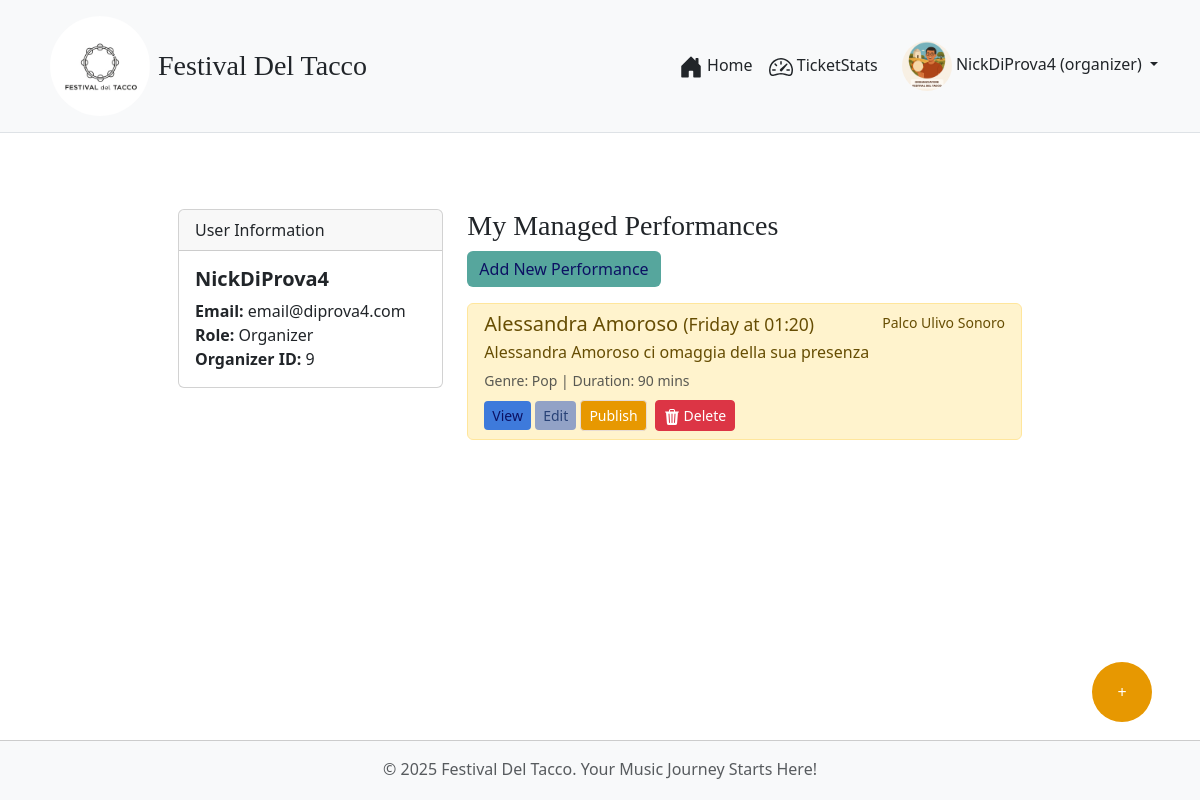
Before: /profile (signed in) with the older database file.
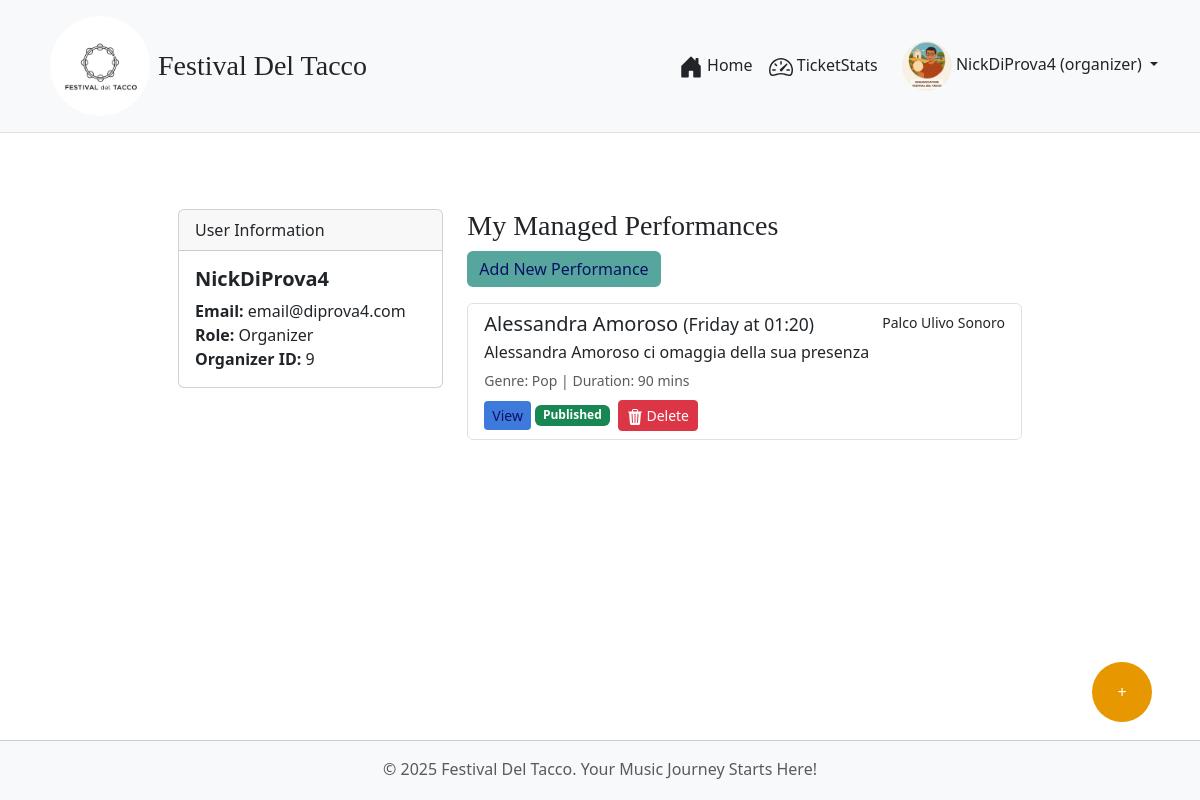
After: the same page with the newer database file.
### tables this page shows
CREATE TABLE UTENTI (
            id INTEGER PRIMARY KEY AUTOINCREMENT,
            email TEXT UNIQUE NOT NULL,
            nickname TEXT NOT NULL,
            password_hash TEXT NOT NULL,
            role TEXT NOT NULL CHECK(role IN ('participant', 'organizer'))
        );

CREATE TABLE PERFORMANCE (
            id INTEGER PRIMARY KEY AUTOINCREMENT,
            artist_name TEXT NOT NULL UNIQUE,
            day TEXT NOT NULL,
            start_time TEXT NOT NULL, -- HH:MM format
            duration_minutes INTEGER NOT NULL,
            description TEXT,
            stage_name TEXT NOT NULL,
            genre TEXT,
            image_path TEXT,
            is_published INTEGER NOT NULL DEFAULT 0, -- 0 for False, 1 for True
            organizer_id INTEGER NOT NULL,
            FOREIGN KEY (organizer_id) REFERENCES UTENTI (id)
        );

### app.py (the view)
@app.route('/profile')
@login_required
def profile():
    user_ticket = None
    organizer_all_festival_performances = [] # Per la visione completa del festival da parte dell'organizzatore
    if current_user.role == 'participant':
        user_ticket_data = db.get_ticket_by_user_id(current_user.id)
        if user_ticket_data:
            user_ticket = dict(user_ticket_data)
            user_ticket['valid_days_list'] = user_ticket['valid_days'].split(',')
            user_ticket['ticket_type_name'] = Config.TICKET_TYPES.get(user_ticket['ticket_type'], {}).get('name', 'Unknown Ticket')
    elif current_user.role == 'organizer':
        print(current_user.id)
        organizer_all_festival_performances = db.get_performances_by_organizer(organizer_id=current_user.id)
    return render_template('profile_festival.html',
                           user_ticket=user_ticket,
                           organizer_performances=organizer_all_festival_performances)

### app.py (called while the page is built)
@login_manager.user_loader
def load_user(user_id):
    user_data = db.get_user_by_id(int(user_id))
    if user_data:
        return User(id=user_data['id'], email=user_data['email'], nickname=user_data['nickname'], role=user_data['role'])
    return None

@app.context_processor
def inject_global_vars(): # prendo le variabli globali da festival_config.py, comuni a tutti i template
    user_has_ticket = False
    if current_user.is_authenticated and current_user.role == 'participant':
        if db.get_ticket_by_user_id(current_user.id):
            user_has_ticket = True
    return dict(
        FESTIVAL_DAYS=Config.FESTIVAL_DAYS,
        FESTIVAL_STAGES=Config.FESTIVAL_STAGES,
        TICKET_TYPES_CONFIG=Config.TICKET_TYPES,
        now=datetime.now().year,
        g_user_has_ticket=user_has_ticket
    )

### festival_dao.py (called while the page is built)
def get_db_connection():
    conn = sqlite3.connect(DATABASE_NAME)
    conn.row_factory = sqlite3.Row # Access columns by name
    return conn

def get_user_by_id(user_id):
    conn = get_db_connection()
    user = conn.execute("SELECT * FROM UTENTI WHERE id = ?", (user_id,)).fetchone()
    conn.close()
    return user

def get_performances_by_organizer(organizer_id, include_published=True, include_unpublished=True):
    conn = get_db_connection()
    query = "SELECT p.*, u.nickname as organizer_nickname FROM PERFORMANCE p JOIN UTENTI u ON p.organizer_id = u.id WHERE p.organizer_id = ?"
    params = [organizer_id]
    if not include_published and include_unpublished:
        query += " AND p.is_published = 0"
    elif include_published and not include_unpublished:
        query += " AND p.is_published = 1"
    elif not include_published and not include_unpublished: # Should not happen, but good to cover
        conn.close()
        return []
    query += " ORDER BY CASE p.day WHEN 'Friday' THEN 1 WHEN 'Saturday' THEN 2 WHEN 'Sunday' THEN 3 ELSE 4 END, p.start_time"
    performances = conn.execute(query, tuple(params)).fetchall()
    conn.close()
    return performances

### templates/profile_festival.html (shortened to what this page needs)
{% extends "base_festival.html" %}
{% block content %}
<div class="container mt-5">
    <div class="row">
        <div class="col-md-4">
            <div class="card">
                <div class="card-header">
                    User Information
                </div>
                <div class="card-body">
                    <h5 class="card-title">{{ current_user.nickname }}</h5>
                    <p class="card-text">
                        <strong>Email:</strong> {{ current_user.email }}<br>
                        <strong>Role:</strong> {{ current_user.role.capitalize() }}
                        {% if current_user.role == 'organizer' %}
                        <br><strong>Organizer ID:</strong> {{ current_user.id }}
                        {% endif %}
                    </p>
                </div>
            </div>
        </div>
        <div class="col-md-8">
            {% if current_user.role == 'participant' %}
            <h3 style="font-family: 'Playfair Display', serif;">My Ticket</h3>
            {% if user_ticket %}
            <div class="card bg-light mb-3">
                <div class="card-header">{{ user_ticket.ticket_type_name }}</div>
                <div class="card-body">
                    <h5 class="card-title">Valid for: {{ user_ticket.valid_days_list | join(', ') }}</h5>
                    <p class="card-text"><small class="text-muted">Purchased on: {{ user_ticket.purchase_date.split('
                            ')[0] }}</small></p>
                </div>
            </div>
            {% else %}
            <p style="font-family: 'Playfair Display', serif;">You haven't purchased a ticket yet.</p>
            <a href="{{ url_for('buy_ticket') }}" class="btn btn-success">Buy Ticket Now!</a>
            {% endif %}
            {% elif current_user.role == 'organizer' %}
            <h3 style="font-family: 'Playfair Display', serif;">My Managed Performances</h3>
            <a href="{{ url_for('manage_performance') }}" class="btn mynewperfbutton mb-3">Add New Performance</a>
            {% if organizer_performances %}
            <div class="list-group">
                {% for perf in organizer_performances %}
                <div
                    class="list-group-item list-group-item-action flex-column align-items-start {% if not perf.is_published %}list-group-item-warning{% endif %}">
                    <div class="d-flex w-100 justify-content-between">
                        <h5 class="mb-1">{{ perf.artist_name }} <small>({{ perf.day }} at {{ perf.start_time }})</small>
                        </h5>
                        <small>{{ perf.stage_name }}</small>
                    </div>
                    <p class="mb-1">{{ perf.description[:100] }}{% if perf.description|length > 100 %}...{% endif %}</p>
                    <small class="text-muted">Genre: {{ perf.genre }} | Duration: {{ perf.duration_minutes }}
                        mins</small>
                    <div class="mt-2">
                        <a href="{{ url_for('performance_detail', perf_id=perf.id) }}"
                            class="btn btn-sm myviewbutton">View</a>
                        {% if not perf.is_published %}
                        <a href="{{ url_for('manage_performance', perf_id=perf.id) }}"
                            class="btn btn-sm myeditbutton">Edit</a>
                        <form action="{{ url_for('publish_performance', perf_id=perf.id) }}" method="POST"
                            style="display: inline;">
                            <button type="submit" class="btn btn-sm mybuttoncolors">Publish</button>
                        </form>
                        {% else %}
                        <span class="badge bg-success">Published</span>
                        {% endif %}
                        {% if perf.organizer_id == current_user.id %}
                        <form action="{{ url_for('delete_performance_route', perf_id=perf.id) }}" method="POST"
                            style="display: inline;"
                            onsubmit="return confirm('Are you sure you want to delete this performance? This action cannot be undone.');">
                            <button type="submit" class="btn btn-sm btn-danger ms-1">
                                Delete
                            </button>
                        </form>
                        {% endif %}
                    </div>
                </div>
                {% endfor %}
            </div>
            {% else %}
            <p>You haven't created any performances yet.</p>
            {% endif %}
            {% endif %}
        </div>
    </div>
</div>
{% endblock %}

### templates/base_festival.html (shortened to what this page needs)
<!DOCTYPE html>
<html lang="it">
<head>
    <link href="https://cdn.jsdelivr.net/npm/bootstrap@5.3.2/dist/css/bootstrap.min.css" rel="stylesheet"
>
    <link rel="stylesheet" href="{{ url_for('static', filename='css/style_festival.css') }}">
    <link rel="stylesheet" href="https://unpkg.com/leaflet@1.9.4/dist/leaflet.css"
 />
</head>
<body>
    <nav>
        <header class="p-3 mb-3 border-bottom bg-light sticky-top">
            <div class="container">
                <div class="d-flex flex-wrap align-items-center justify-content-center justify-content-lg-start">
                    <a href="{{ url_for('home') }}"
                        class="d-flex align-items-center text-dark text-decoration-none me-lg-auto ms-2">
                        <img src="{{ url_for('static', filename='images/logo/LogoFestivalDelTacco.jpeg') }}"
                            alt="Festival del Tacco" class="img-fluid rounded-circle"
                            style="height: 100px; width: 100px; object-fit: cover;" loading="lazy">
                        <span class="fs-3 ms-2" style="font-family: 'Playfair Display', serif;">Festival Del
                            Tacco</span>
                    </a>
                    <ul class="nav col-12 col-lg-auto mb-2 justify-content-center mb-md-0">
                        <li><a href="{{ url_for('home') }}"
                                class="nav-link px-2 {% if request.endpoint == 'home' %}link-secondary{% else %}link-dark{% endif %}">
                                Home
                            </a>
                        </li>
                        {% if current_user.is_authenticated and current_user.role == 'organizer' %}
                        <li>
                            <a href="{{ url_for('organizer_stats') }}"
                                class="nav-link px-2 {% if request.endpoint == 'organizer_stats' %}link-secondary{% else %}link-dark{% endif %}">
                                TicketStats
                            </a>
                        </li>
                        {% endif %}
                    </ul>
                    <div class="ms-lg-3">
                        {% if current_user.is_authenticated %}
                        <div class="dropdown text-end">
                            <a href="#" class="d-block link-dark text-decoration-none dropdown-toggle"
                                id="dropdownUser1" data-bs-toggle="dropdown" aria-expanded="false">
                                {% if current_user.role == 'organizer' %}
                                <img src="{{ url_for('static', filename='images/logo/organizer.png') }}"
                                    alt="organizer_image" width="50" height="50" class="rounded-circle myprofileicon">
                                {% endif %}
                                {{ current_user.nickname }} ({{ current_user.role }})
                            </a>
                        </div>
                        {% else %}
                        <a href="{{ url_for('login') }}" class="btn btn-outline myloginbutton me-2">Login</a>
                        <a href="{{ url_for('register') }}" class="btn  mybuttoncolors">Sign-up</a>
                        {% endif %}
                    </div>
                </div>
            </div>
        </header>
    </nav>
    <main class="container col-lg-9 col-md-12 pt-5 pt-md-3 pt-lg-2 pt-xl-2 pt-xxl-2 order-1 mt-lg-1 ">
        {% block content %}
        {% endblock %}
    </main>
    {% if current_user.is_authenticated and current_user.role == 'organizer' %}
    <div>
        <button type="button" class="btn m-5 end-0 myhoveringbutton" data-bs-toggle="modal"
            data-bs-target="#addPerformanceModal" title="Add New Performance">+</button>
    </div>
    {% endif %}
    <footer class="footer py-3 bg-light order-2">
        <div class="container text-center">
            <span class="text-muted">© {{ now }} Festival Del Tacco. Your Music Journey Starts Here!</span>
        </div>
    </footer>
</body>
</html>

### static/css/style_festival.css (style rules this page uses)
html, body { height: 100%; margin: 0; padding: 0; display: flex; flex-direction: column; }
body { min-height: 100vh; }
.myprofileicon { z-index: 1030; }
main, main.container { flex: 1; padding: 1rem; padding-bottom: 100px; }
footer.footer { flex-shrink: 0; height: 60px; background-color: #e8ddd5; padding: 1rem 0; text-align: center; border-top: 1px solid #ccc; }
.card { transition: transform 0.2s ease-in-out, box-shadow 0.2s ease-in-out; }
.card-title { font-weight: bold; }
header.sticky-top { z-index: 1030; }
.myviewbutton { background-color: #3e7adb; border: none; color: #0c1163; }
.mypublishbtn, .mypurchasebtn, .mynewperfbutton { background-color: #56a69d; border: none; color: #0c1163; }
.myhoveringbutton { background-color: #e79801; border: none; border-radius: 50%; bottom: 30px; color: #ffffff; cursor: pointer; height: 60px; position: fixed; right: 30px; text-align: center; text-decoration: none; vertical-align: middle; width: 60px; z-index: 1030; }
@media (min-width: 769px) { main { padding-top: 100px; } }

Changed rows visible on the page:
changed PERFORMANCE "Alessandra Amoroso": is_published "Edit Publish" → "Published"
